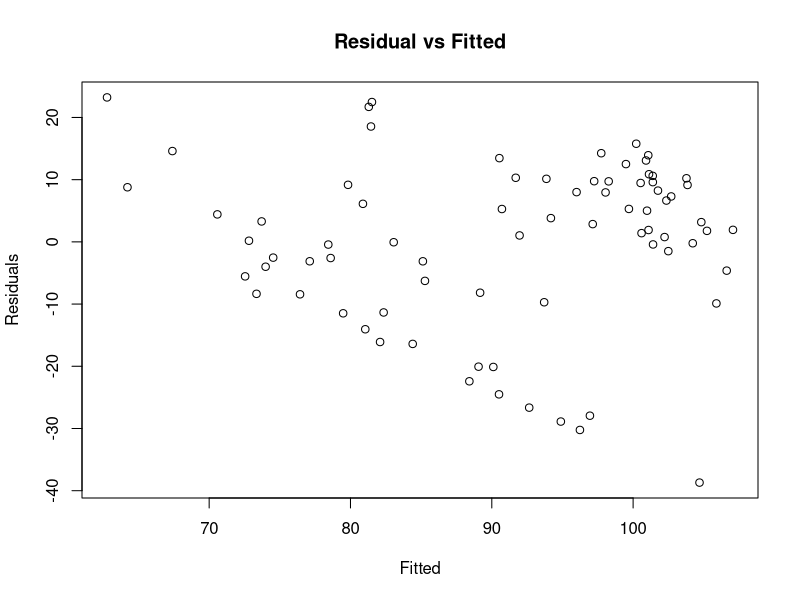
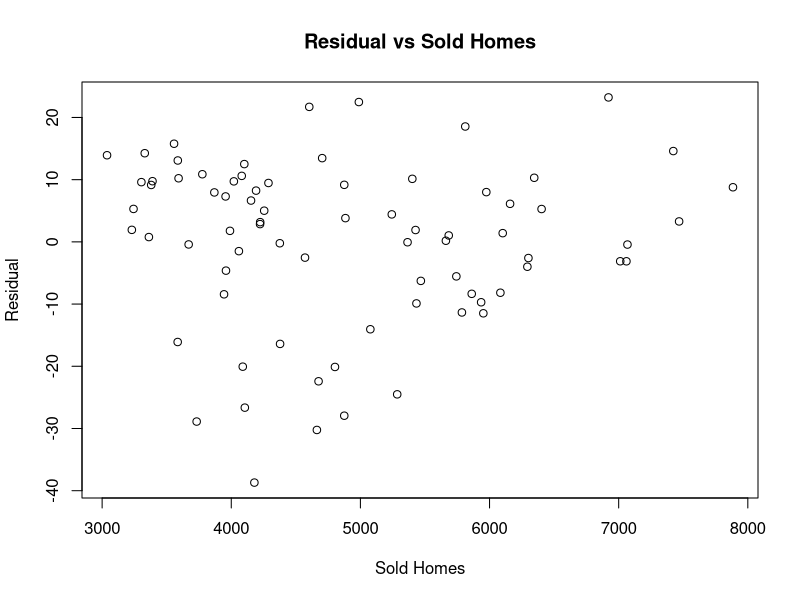
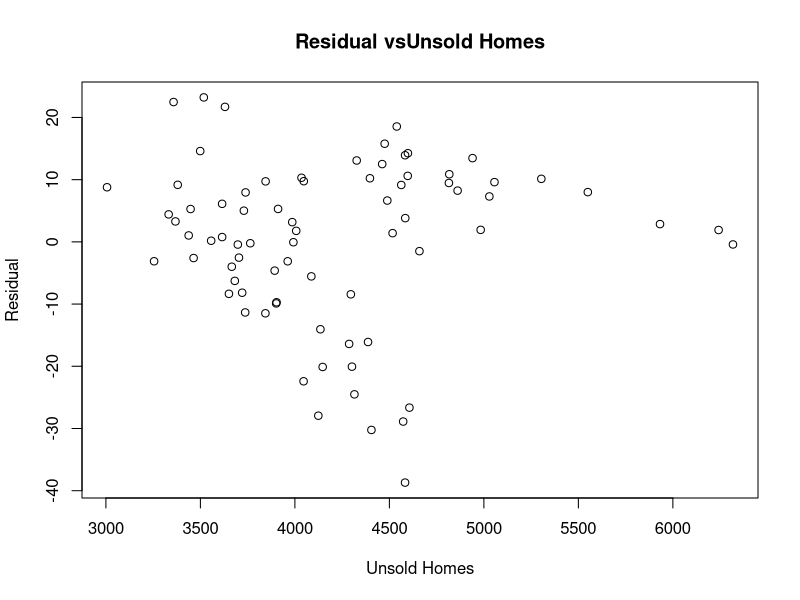
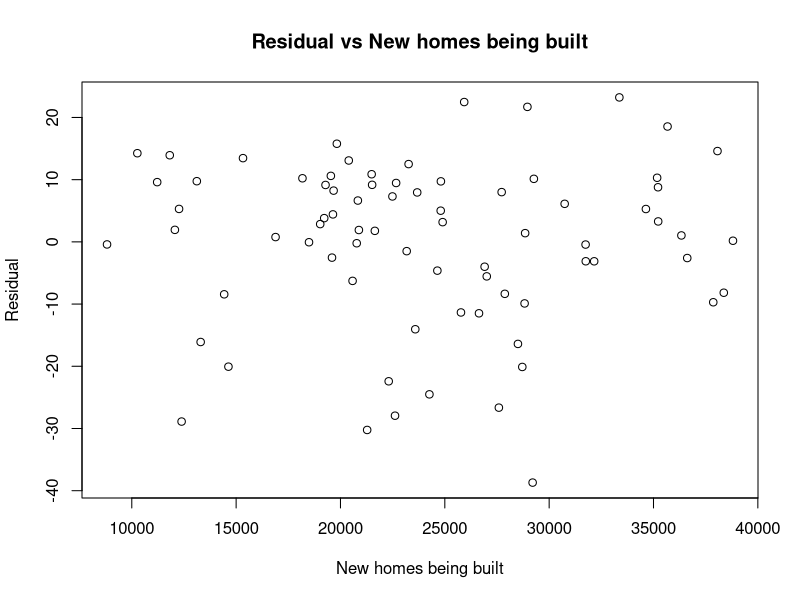
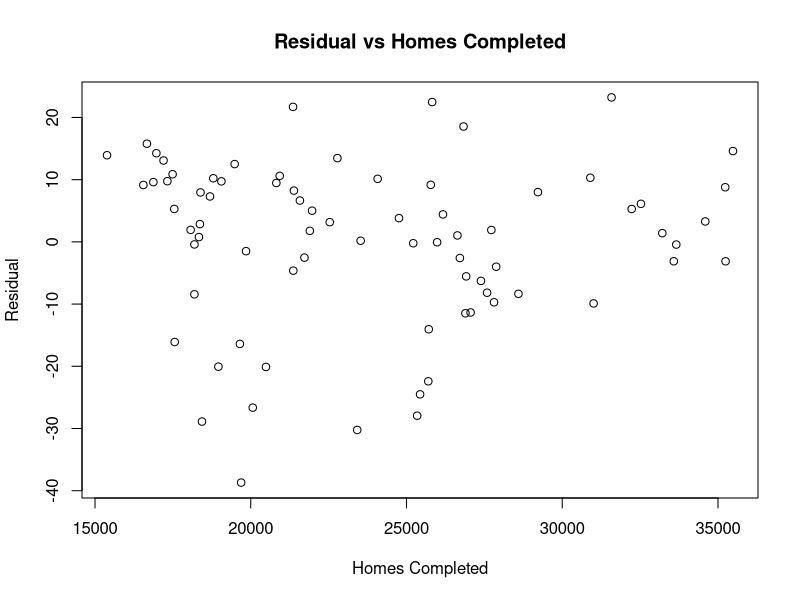
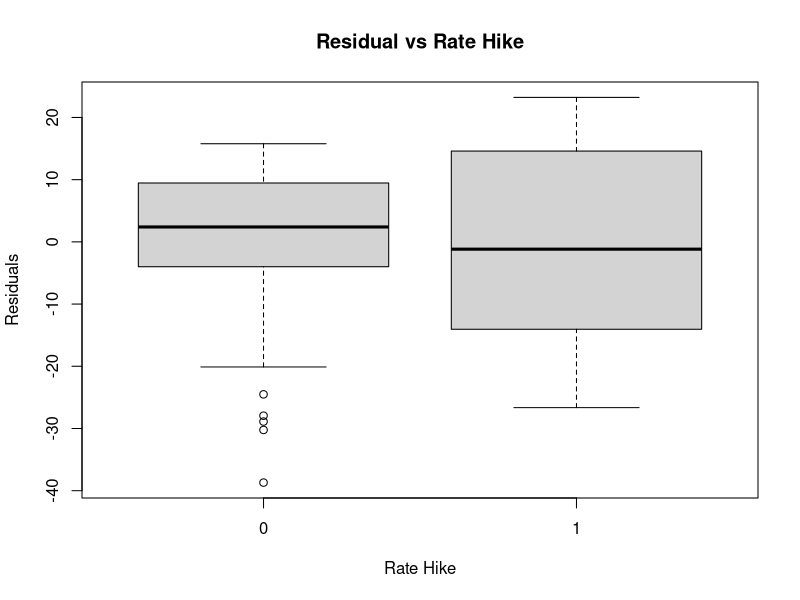
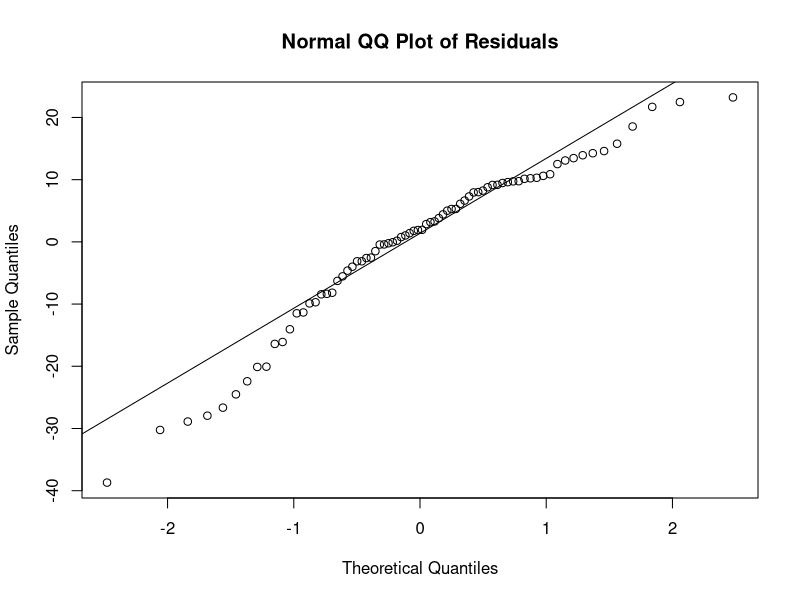

The R source for these figures, in order:
## ---- chunk 1
install.packages(tidyverse)
library(tidyverse)
# loads the dataset into R
data <- read_csv(here::here("data/analysis_data/analysis_data.csv"))

## ---- chunk 2
model <- lm(Quarterly_Average ~ Detached_Absorption_Quarterly_Avg + 
              Detached_Unabsorbed_Quarterly_Avg + 
              Starting_Detached_Construction + 
              Completed_Construction_Detached + 
              rates, 
            data = data)
intercept <- round(as.numeric(coef(model)[1]))
## ---- chunk 3
# replace NULL with appropriate values to be used in y and x axes of plot respectively.
y_value <- resid(model)
x_value <- fitted(model)

# plots the residual vs fitted plot
plot(x = x_value, y = y_value, main="Residual vs Fitted", xlab="Fitted",
     ylab="Residuals")
## ---- chunk 4
# Plot multiple graphs in a single grid (1 row, 3 columns)
par(mfrow=c(1,1))

# Plot Residual vs Sold Homes
plot(x = data$Detached_Absorption_Quarterly_Avg, y = y_value, main="Residual vs Sold Homes", xlab="Sold Homes", ylab="Residual")

# Plot Residual vs Unsold Homes
plot(x = data$Detached_Unabsorbed_Quarterly_Avg, y = y_value, main="Residual vsUnsold Homes", 
     xlab="Unsold Homes", ylab="Residual")

# Plot Residual vs New homes being built
plot(x = data$Starting_Detached_Construction, y = y_value, main="Residual vs New homes being built", 
     xlab="New homes being built", ylab="Residual")

# Plot Residual vs Homes Completed
plot(x = data$Completed_Construction_Detached, y = y_value, main="Residual vs Homes Completed", 
     xlab="Homes Completed", ylab="Residual")

# Boxplot Residual vs Rate Hike
boxplot(y_value ~ data$rates, main="Residual vs Rate Hike", 
        xlab="Rate Hike", ylab="Residuals")
## ---- chunk 5
# Create QQ plot for residuals
qqnorm(resid(model), main = "Normal QQ Plot of Residuals")
qqline(resid(model))
